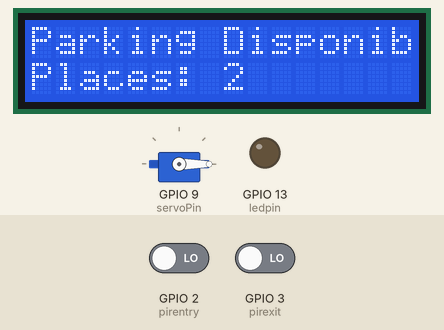
Simulated run of this sketch. Board: ESP8266 (NodeMCU). Parts: servo, 16×2 character LCD, output pins drawn as LEDs (lit = HIGH). Inputs (shaded band) come from the test bench; at power-on: GPIO 2 (pirentry) LOW, GPIO 3 (pirexit) LOW. WiFi joins after 1.5 s; servers stay silent unless stated; what the sketch prints to the serial monitor is not drawn.

Above: at 2.7 s.
2.8 s: GPIO 2 (pirentry) driven HIGH
At 16.5 s:
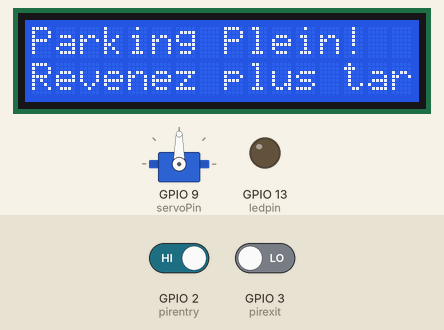
At 18.6 s:
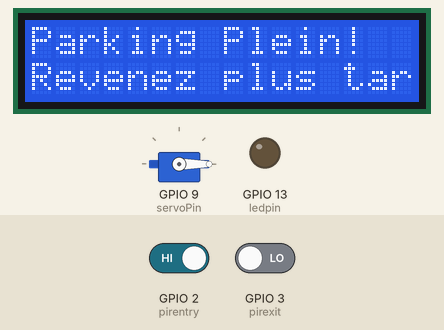
19.4 s: GPIO 3 (pirexit) driven LOW
25.2 s: GPIO 2 (pirentry) driven LOW and GPIO 3 (pirexit) driven HIGH
At 30.1 s:
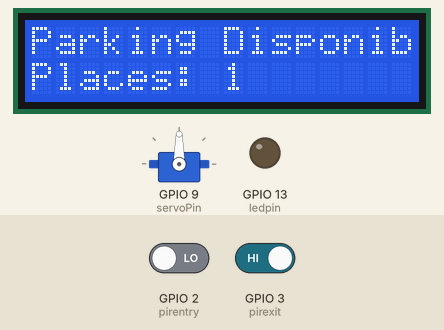
Timing chart, 0 to 32.8 s (numbered marks = the images above; inputs shaded):
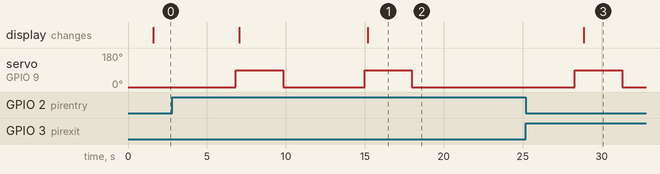

The sketch:

parking.ino
```cpp
#include <Wire.h>
#include <Servo.h>
#include <LiquidCrystal_I2C.h>
#include <Arduino_FreeRTOS.h>
#include <task.h>
#include <WiFiEsp.h>
#include <WiFiEspClient.h>
#include <FirebaseESP8266.h>
#include <SoftwareSerial.h>

#define WIFI_SSID "ritejbenhamed"
#define WIFI_PASSWORD "hellohello"
#define FIREBASE_HOST "https://smartp-74e4c-default-rtdb.firebaseio.com/"
#define FIREBASE_AUTH "AIzaSyAmp_HUqiWs_iSZm9mFDTOQ4lY-mrYWdcg"

const int pirentry = 2;
const int pirexit = 3;
const int servoPin = 9;
const int ledpin = 13;

volatile bool pirEntree = false;
volatile bool pirSortie = false;
volatile int placesDispo = 2;
volatile int servoCommand = 0;

Servo myServo;
LiquidCrystal_I2C lcd(0x27, 16, 2);
FirebaseData fbdo;

SoftwareSerial espSerial(6, 7); // RX, TX for ESP module
WiFiEspClient client;

void setup() {
  pinMode(pirentry, INPUT);
  pinMode(pirexit, INPUT);
  pinMode(ledpin, OUTPUT);

  myServo.attach(servoPin);
  myServo.write(0);
  lcd.init();
  lcd.backlight();
  lcd.clear();
  lcd.setCursor(0, 0);
  lcd.print("MY SMART PARKING");
  Serial.begin(9600);

  espSerial.begin(9600); // Communication with ESP8266
  WiFi.init(&espSerial);

  if (WiFi.status() != WL_CONNECTED) {
    WiFi.begin(WIFI_SSID, WIFI_PASSWORD);
    while (WiFi.status() != WL_CONNECTED) {
      delay(500);
      Serial.print(".");
    }
  }
  Serial.println("\nWiFi Connected");

  Firebase.begin(FIREBASE_HOST, FIREBASE_AUTH);
  Firebase.reconnectWiFi(true);

  xTaskCreate(EntryExit, "EntryExit", 128, NULL, 1, NULL);
  xTaskCreate(DisplayLCD, "DisplayLCD", 128, NULL, 1, NULL);
}

void loop() {}

void EntryExit(void *pvParameters) {
  for (;;) {
    pirEntree = digitalRead(pirentry);
    pirSortie = digitalRead(pirexit);

    if (pirEntree && placesDispo > 0) {
      placesDispo--;
      myServo.write(90);
      delay(3000);
      myServo.write(0);
    } else if (pirSortie && placesDispo < 2) {
      placesDispo++;
      myServo.write(90);
      delay(3000);
      myServo.write(0);
    } else {
      myServo.write(servoCommand == 1 ? 90 : 0);
    }

    Serial.print("PIR Entrée: ");
    Serial.print(pirEntree ? "Détecté" : "Non détecté");
    Serial.print(" | PIR Sortie: ");
    Serial.print(pirSortie ? "Détecté" : "Non détecté");
    Serial.print(" | Places disponibles: ");
    Serial.println(placesDispo);

    Firebase.setInt(fbdo, "/parking/placesDispo", placesDispo);

    vTaskDelay(5000 / portTICK_PERIOD_MS);
  }
}

void DisplayLCD(void *pvParameters) {
  for (;;) {
    lcd.clear();

    if (placesDispo == 0) {
      lcd.setCursor(0, 0);
      lcd.print("Parking Plein!");
      lcd.setCursor(0, 1);
      lcd.print("Revenez plus tard");
    } else {
      lcd.setCursor(0, 0);
      lcd.print("Parking Disponible");
      lcd.setCursor(0, 1);
      lcd.print("Places: ");
      lcd.print(placesDispo);
    }

    Serial.print("LCD: ");
    Serial.print(placesDispo == 0 ? "Parking Plein! " : "Parking Disponible, ");
    Serial.print("Places dispo: ");
    Serial.println(placesDispo);

    Firebase.setInt(fbdo, "/parking/placesDispo", placesDispo);

    vTaskDelay(500 / portTICK_PERIOD_MS);
  }
}
```

Measured:
- after the input at 2.8 s, servo on GPIO 9 (servoPin): alternates 90° for 3.0 s and 0° for 5.2 s, starting after 4.0 s; the display: first changes after 4.2 s (image 1 shows a later state)
- after the input at 19.4 s, every drawn part: stays the same
- after the input at 25.2 s, servo on GPIO 9 (servoPin): 0° → 90° after 3.1 s, → 0° 3.0 s later; the display: changes after 3.7 s (image 3)
